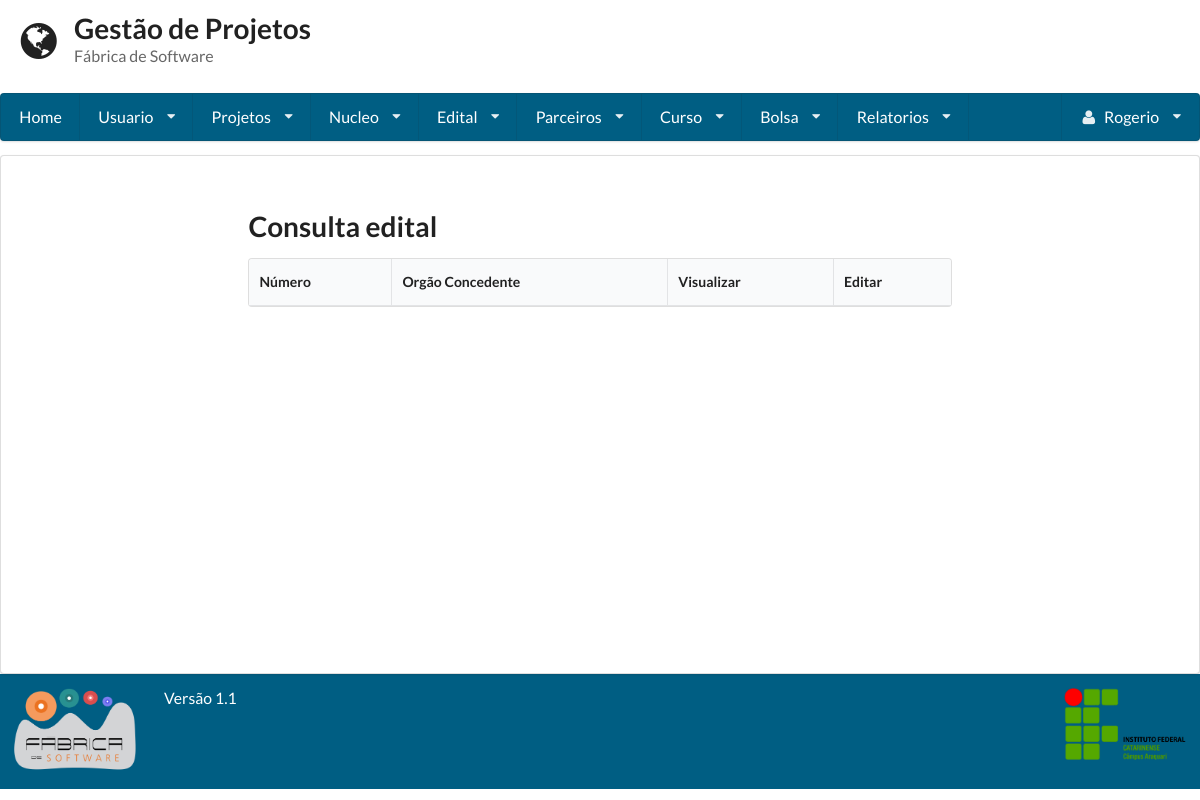
Page /consulta_edital/ (signed in) on the earlier database version.
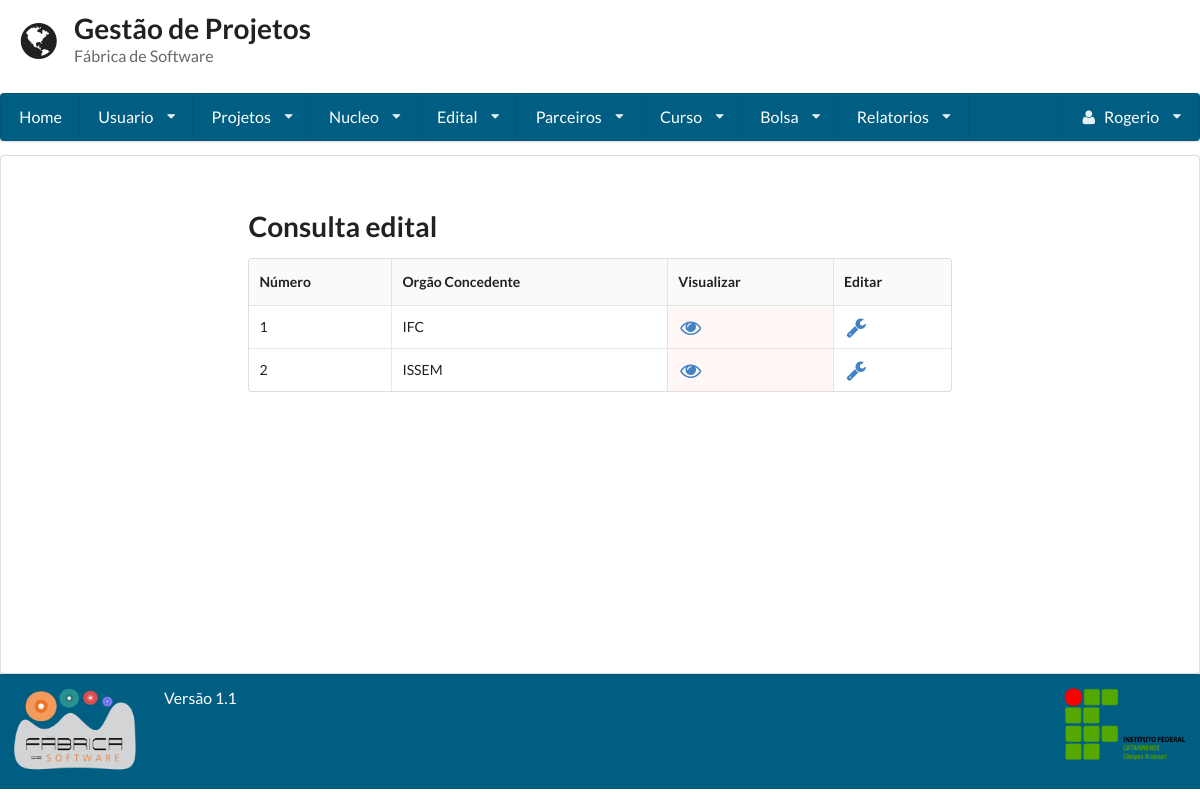
Same page on the later database version.
### gestaoapp/models/edital.py (models this page shows, shortened)
class Edital(models.Model):
    numero = models.IntegerField(unique=True)
    orgao_concedente = models.CharField(max_length=255)
    dt_inicio = models.DateField()
    dt_termino = models.DateField()
    url_edital = models.URLField(max_length=200, null=True, blank=True)
    verba = models.FloatField(null=True, blank=True)
    qtd_bolsa = models.IntegerField(null=True, blank=True)
    pdf_edital = models.FileField(null=True, blank=True)
    data_hora_cadastro = models.DateTimeField(auto_now=True)
    responsavel_cadastro = models.ForeignKey(User)

### gestaoapp/views/edital.py (the view, shortened to what this page needs)
# urls.py: url(r'^consulta_edital/', ConsultaEdital.as_view()),
class ConsultaEdital(LoginRequiredMixin, View):
    template = 'edital/consulta.html'
    def get(self, request):
        form = Busca()
        edital = Edital.objects.all()
        return render(request, self.template, {'editals': edital, "form": form})

### gestaoapp/templates/edital/consulta.html (shortened to what this page needs)
{% extends 'base.html'%}
{% block conteudo%}
<form method='POST' action='/consulta_edital/' class="ui form">
 	<h1 class=" ui header">Consulta edital</h1>
</form>
<table class="ui celled table">
	<thead>
		<tr>
			<th>Número</th>
			<th>Orgão Concedente</th>
			{% if user.is_superuser %}
				<th>Visualizar</th>
				<th>Editar</th>
			{% endif %}
		</tr>
	</thead>
	<tbody>
	{% for edital in editals %}
		<tr>
			<td>{{edital.numero}}</td>
			<td>{{edital.orgao_concedente}}</td>
			{% if user.is_superuser %}
				<td class="negative"><a href="../visualizar_edital/{{edital.id}}"><i class="unhide large icon"></i></a></td>
				<td><a href="../editar_edital/{{edital.id}}"><i class="configure large icon"></i></a></td>
			{% endif %}
		</tr>
	{% endfor %}
	</tbody>
</table>
{%endblock%}

Differences in the rows shown:
added Edital: numero "1", orgao_concedente "IFC"
added Edital: numero "2", orgao_concedente "ISSEM"
